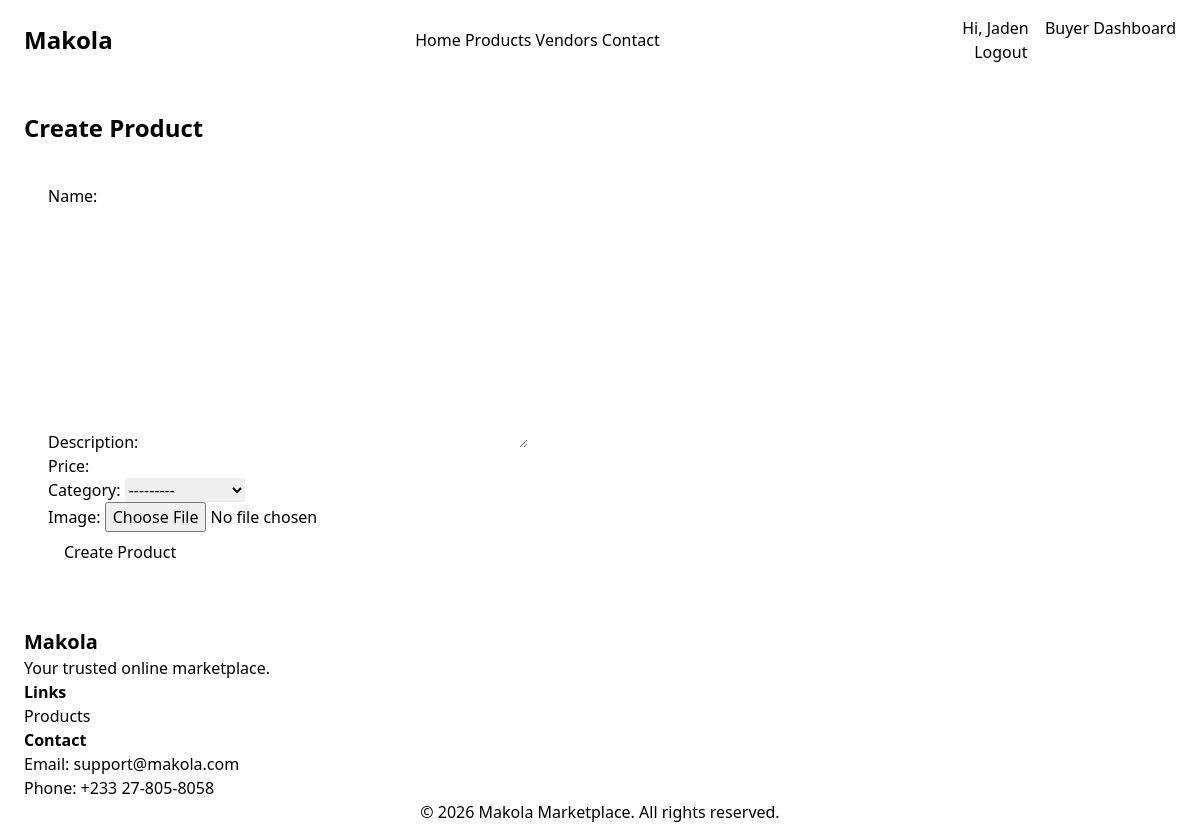
Before: /makola/product/create/ (signed in) with the older database file.
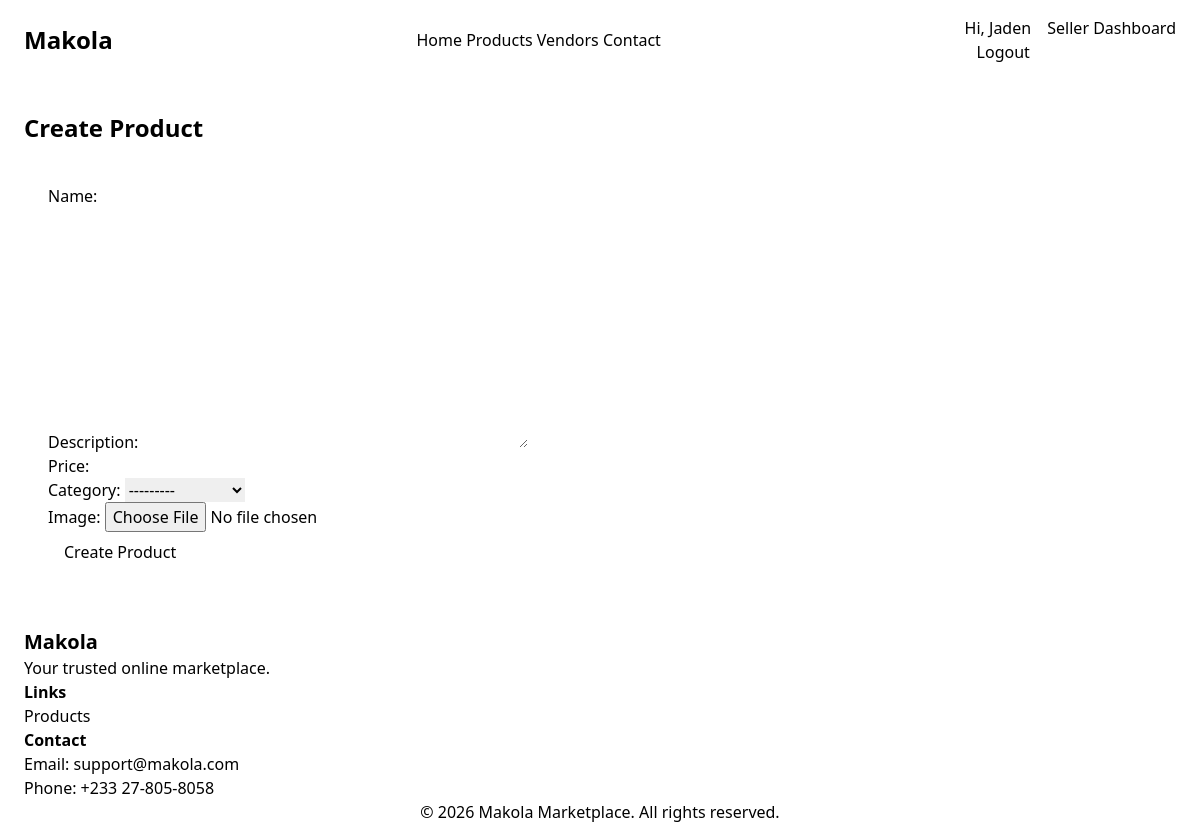
After: the same page with the newer database file.
### makola/views.py (the view)
# urls.py: path('product/create/', views.ProductCreateView.as_view(), name='create-product'),
class ProductCreateView(LoginRequiredMixin, CreateView):
    model = Product
    template_name = 'makola/product_create.html'
    fields = ['name', 'description', 'price', 'category', 'image']
    context_object_name = 'product'
    success_url = reverse_lazy('makola:list-products')  # Redirect to product list after successful creation

### makola/models.py (called while the page is built)
    def __str__(self):
        return self.name

### makola/templates/makola/product_create.html (shortened to what this page needs)
{% extends "makola/base.html" %}
{% block content %}
    <div class="max-w-7xl mx-auto px-6 py-8">
        <h2 class="text-2xl font-bold mb-4">Create Product</h2>
        <form method="post" enctype="multipart/form-data" class="bg-white p-6 rounded shadow-md">
            {{ form.as_p }}
            <button type="submit" class="px-4 py-2 bg-blue-600 text-black rounded">Create Product</button>
        </form>
    </div>
{% endblock %}

### makola/templates/makola/base.html (shortened to what this page needs)
<!doctype html>
<html lang="en">
  <head>
    {% load static %}
    <link href="{% static 'dist/output.css' %}" rel="stylesheet" />
  </head>
  <body class="bg-black-50 text-black-800">
    <nav class="bg-black shadow-md">
      <div
        class="max-w-7xl mx-auto px-6 py-4 flex justify-between items-center"
      >
        <h1 class="text-2xl font-bold text-green-600">Makola</h1>
        <div class="space-x-6 hidden md:flex">
          <a href="#" class="hover:text-green-600">Home</a>
          <a href="#" class="hover:text-green-600">Products</a>
          <a href="#" class="hover:text-green-600">Vendors</a>
          <a href="#" class="hover:text-green-600">Contact</a>
        </div>
        <div class="space-x-3">
          {% if user.is_authenticated %}
          <span class="text-black mr-4"
            >Hi, {{ user.name|default:user.username }}</span
          >
          {% if user.user_type == 'seller' %}
          <a href="{% url 'makola:seller-dashboard' %}">Seller Dashboard</a>
          {% else %}
          <a href="{% url 'makola:buyer-dashboard' %}">Buyer Dashboard</a>
          {% endif %}
          <form method="post" action="{% url 'makola:logout' %}" class="inline">
            <button type="submit" class="text-black hover:text-green-600">
              Logout
            </button>
          </form>
          {% else %}
          <a href="{% url 'makola:login' %}">Login</a>
          <a href="{% url 'makola:create-profile' %}">Register</a>
          {% endif %}
        </div>
      </div>
    </nav>
    {% block content %} {% endblock %}
    <footer class="bg-black-900 text-black py-10">
      <div class="max-w-7xl mx-auto px-6 grid md:grid-cols-3 gap-8">
        <div>
          <h2 class="text-xl font-bold mb-3">Makola</h2>
          <p>Your trusted online marketplace.</p>
        </div>
        <div>
          <h3 class="font-semibold mb-3">Links</h3>
          <ul class="space-y-2">
            <li><a href="{% url 'makola:list-products' %}">Products</a></li>
          </ul>
        </div>
        <div>
          <h3 class="font-semibold mb-3">Contact</h3>
          <p>Email: support@makola.com</p>
          <p>Phone: +233 27-805-8058</p>
        </div>
      </div>
      <div class="text-center mt-6 text-black-400">
        © 2026 Makola Marketplace. All rights reserved.
      </div>
    </footer>
  </body>
</html>

Changed rows visible on the page:
changed Profile "Jaden": user_type "buyer" → "seller" (drawn)
Other visible differences:
text no longer shown: "Buyer Dashboard"
text now shown: "Seller Dashboard"
